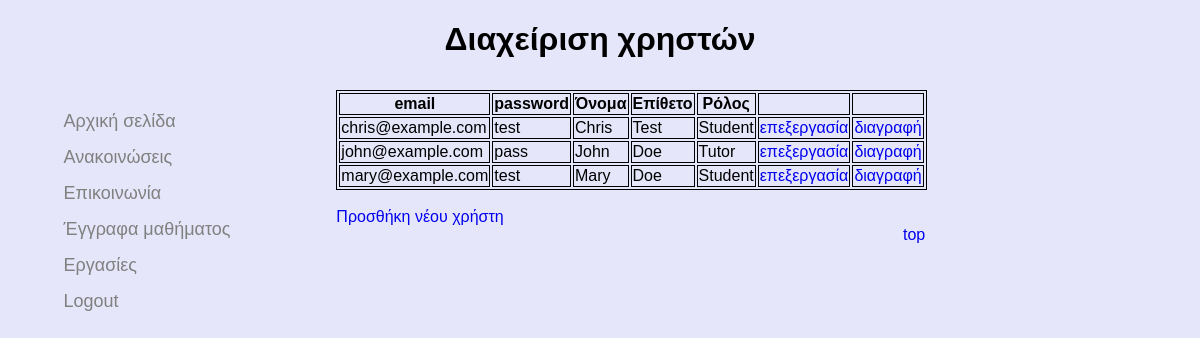
The page /users.php (signed in) on the database its author committed.
### tables this page shows
CREATE TABLE `users` (
  `firstname` varchar(30) NOT NULL,
  `lastname` varchar(30) NOT NULL,
  `email` varchar(30) NOT NULL,
  `password` varchar(30) NOT NULL,
  `role` enum('Tutor','Student') NOT NULL
);

### users.php (the view, shortened to what this page needs)
<?php
try {
    $conn = require 'db_connect.php';
    $query = "SELECT * FROM users";
    $stmt = $conn->prepare($query);
    $stmt->execute();
    $result = $stmt->setFetchMode(PDO::FETCH_ASSOC);
    $result = $stmt->fetchAll();
} catch (PDOException $e) {
}
?>
<!DOCTYPE html>
<html lang="en">
<head>
    <link rel="stylesheet" href="styles.css">
</head>
<body>
<div class="body" id="top">
    <h1>Διαχείριση χρηστών</h1>
    <div class="container">
        <?php include 'menu.php'; ?>
        <div class="content">
            <table class="table">
                <tr>
                    <th>email</th>
                    <th>password</th>
                    <th>Όνομα</th>
                    <th>Επίθετο</th>
                    <th>Ρόλος</th>
                    <th></th>
                    <th></th>
                </tr>
                <?php
                for ($x = 0; $x < sizeof($result); $x++) {
                    echo '<tr>';
                    echo '<td>'. $result[$x]['email'] . '</td>';
                    echo '<td>'. $result[$x]['password'] . '</td>';
                    echo '<td>'. $result[$x]['firstname'] . '</td>';
                    echo '<td>'. $result[$x]['lastname'] . '</td>';
                    echo '<td>'. $result[$x]['role'] . '</td>';
                    echo '<td>';
                    echo '<a href="userForm.php?mode=edit&email='.$result[$x]['email'].'">επεξεργασία</a>';
                    echo '</td>';
                    echo '<td>';
                    echo '<a href="deleteUser.php?email='.$result[$x]['email'].'">διαγραφή</a> ';
                    echo '</td>';
                    echo '</tr>';
                }
                ?>
            </table>
            <br>
            <?php  echo "<a href='userForm.php?mode=new'>Προσθήκη νέου χρήστη</a>";?>
            <div class="top-button-container">
                <div class="top-button"><a href="#top">top</a></div>
            </div>
        </div>
    </div>
</div>
</body>
</html>

### styles.css (style rules this page uses)
body { font-family: Arial, Helvetica, sans-serif; background: #E6E6FA; }
h1 { text-align: center; }
div.container { display: flex; align-items: flex-start; }
div.content { flex-basis: 75%; padding: 10px; }
div.top-button-container { display: flex; align-items: flex-start; }
div.top-button { flex-basis: 33%; }
a { text-decoration: none; }
table, th, td { border: 1px solid; }

### rows shown on the page
users: email "chris@example.com", password "test", firstname "Chris", lastname "Test", role "Student"
users: email "john@example.com", password "pass", firstname "John", lastname "Doe", role "Tutor"
users: email "mary@example.com", password "test", firstname "Mary", lastname "Doe", role "Student"
